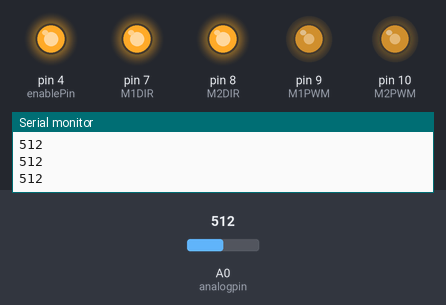
Simulated run of this sketch. Board: Arduino Uno, built with avr-gcc and run on an emulated ATmega328P. Parts: output pins drawn as LEDs (lit = HIGH), the last lines printed to the serial monitor. The test bench sets the inputs (shaded band); at power-on: A0 (analogpin) = 512.

Above: at 1.3 s.
1.4 s: A0 (analogpin) set to 217
2.9 s: A0 (analogpin) set to 193
At 4.2 s:
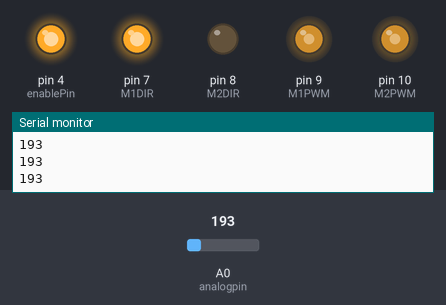
4.5 s: A0 (analogpin) set to 210
At 5.6 s:
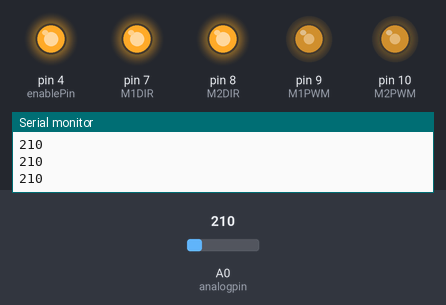
6.0 s: A0 (analogpin) set to 190
At 6.8 s:
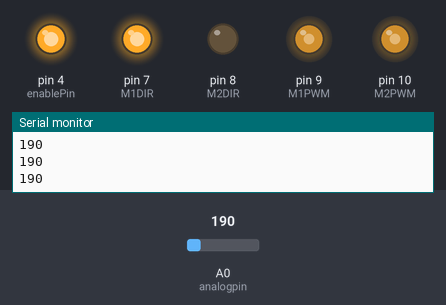
Timing chart, 0 to 8.5 s (numbered marks = the images above; inputs shaded):
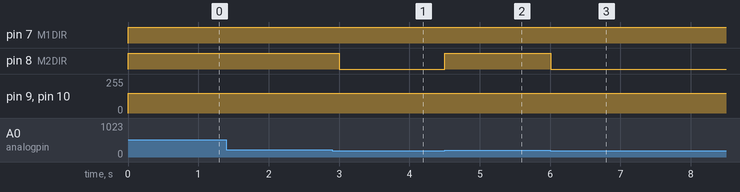

Measured:
- the behaviour switches between 201 and 200 on A0 (analogpin) (found by bisection; images 0 and 1)
- after the input at 2.9 s, pin 8 (M2DIR): HIGH → LOW after 0.10 s
- after the input at 4.5 s, pin 8 (M2DIR): LOW → HIGH at once
- after the input at 6.0 s, pin 8 (M2DIR): HIGH → LOW at once

The sketch:

avoidance.ino
```cpp
//serial.begin(9600)
int count = 5;
int M1DIR = 7;
int M2DIR = 8;
int M1PWM = 9;
int M2PWM = 10;
int enablePin = 4;
int analogpin= 0;
int var=0;
int x=0;
void setup() {
  pinMode(enablePin, OUTPUT);
  digitalWrite(enablePin, HIGH);
  pinMode(M1DIR, OUTPUT);
  pinMode(M2DIR, OUTPUT);
  pinMode(M1PWM, OUTPUT);
  pinMode(M2PWM, OUTPUT);
  pinMode(analogpin, INPUT);
  Serial.begin(9600);


}


void straight(){

    digitalWrite(M1DIR, HIGH);
    digitalWrite(M2DIR, LOW);
    analogWrite(M1PWM, x);
    analogWrite(M2PWM, x);


}


void turn(){

    digitalWrite(M1DIR, HIGH);
    digitalWrite(M2DIR, HIGH);
    analogWrite(M1PWM, x);
    analogWrite(M2PWM, x);


}


void loop()
{
  var=analogRead(analogpin);
  Serial.println(var);


  if(var>200)
  {
    x=150;
    turn();
    delay(500);

  }
  else
  {
    x=150;
    straight();


  }

  //while (1);
}
```
